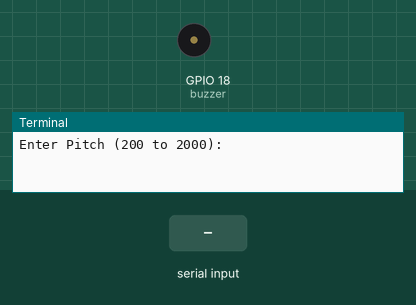
Recording of a program running on a simulated Raspberry Pi (BCM pin numbers). Shown: buzzer (waves = sounding, pin HIGH), the last lines printed to the terminal. Inputs (shaded band) come from the test bench.

Above: at 1.2 s.
1.3 s: "5" typed at the terminal, then Enter
2.8 s: "90" typed at the terminal, then Enter
At 2.9 s:
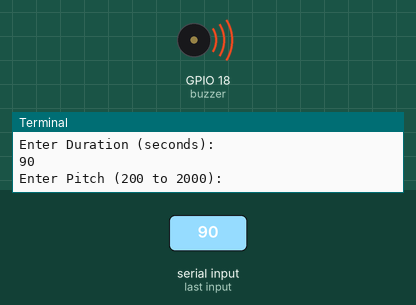
Timing chart, 0 to 11.8 s (numbered marks = the images above; inputs shaded):
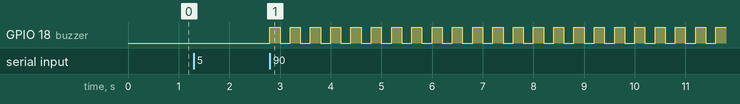

Measured:
- after the input at 2.8 s, GPIO 18 (buzzer): alternates HIGH for 0.20 s and LOW for 0.20 s, starting at once

The program:

Cookbook16_7.py
```python
from gpiozero import Buzzer

buzzer = Buzzer(18)

def buzz(pitch, duration):
    period = 1.0 / pitch
    delay = period / 2
    cycles = int(duration * pitch)
    buzzer.beep(on_time=period, off_time=period, n=int(cycles/2))

while True:
    pitch_s = input("Enter Pitch (200 to 2000): ")
    pitch = float(pitch_s)
    duration_s = input("Enter Duration (seconds): ")
    duration = float(duration_s)
    buzz(pitch, duration)
```
